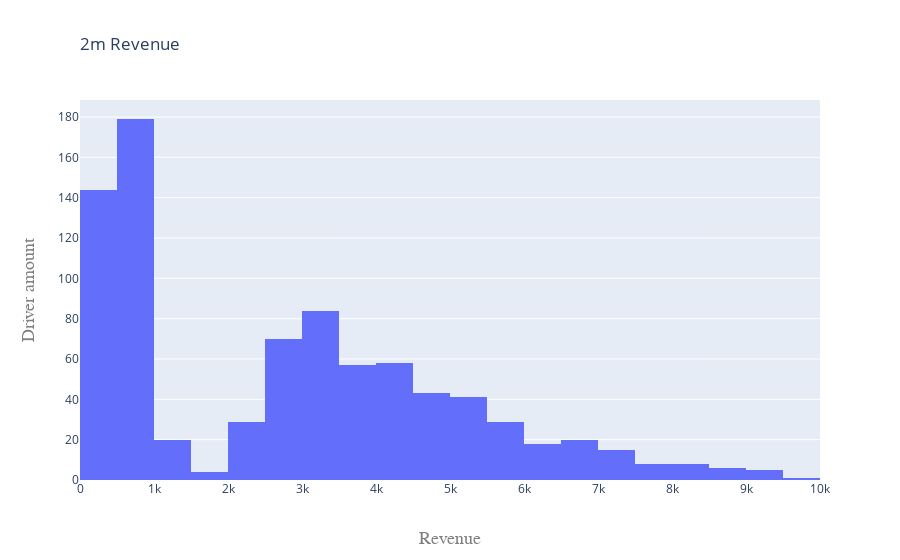

The notebook cell this image was saved under:
### Code cell
driver_user_2m = driver_2m.groupby('driver_id')['total_fare'].sum().reset_index()
driver_user_2m.columns = ['driver_id','m2_fare']
plot_data = [
    go.Histogram(
        x=driver_user_2m.query('m2_fare < 10000')['m2_fare']
    )
]

plot_layout = go.Layout(
    title=go.layout.Title(
        text='2m Revenue',
        xref='paper',
        x=0
    ),
    xaxis=go.layout.XAxis(
        title=go.layout.xaxis.Title(
            text='Revenue',
            font=dict(
                family='Courier New, monospace',
                size=18,
                color='#7f7f7f'
            )
        )
    ),
    yaxis=go.layout.YAxis(
        title=go.layout.yaxis.Title(
            text='Driver amount',
            font=dict(
                family='Courier New, monospace',
                size=18,
                color='#7f7f7f'
            )
        )
    )
)
    
fig = go.Figure(data=plot_data, layout=plot_layout)
pyoff.iplot(fig)

### Figure 1 — Plotly figure (JSON) as saved in the notebook; plotly's stock layout.template omitted (floating-point values rounded to 4 significant figures; data arrays with more than 128 entries replaced by an {"elided": "..."} marker saying what was removed)
{"data": [{"type": "histogram", "x": {"elided": "839 float values"}}], "layout": {"title": {"text": "2m Revenue", "x": 0, "xref": "paper"}, "xaxis": {"title": {"font": {"color": "#7f7f7f", "family": "Courier New, monospace", "size": 18}, "text": "Revenue"}}, "yaxis": {"title": {"font": {"color": "#7f7f7f", "family": "Courier New, monospace", "size": 18}, "text": "Driver amount"}}}}
